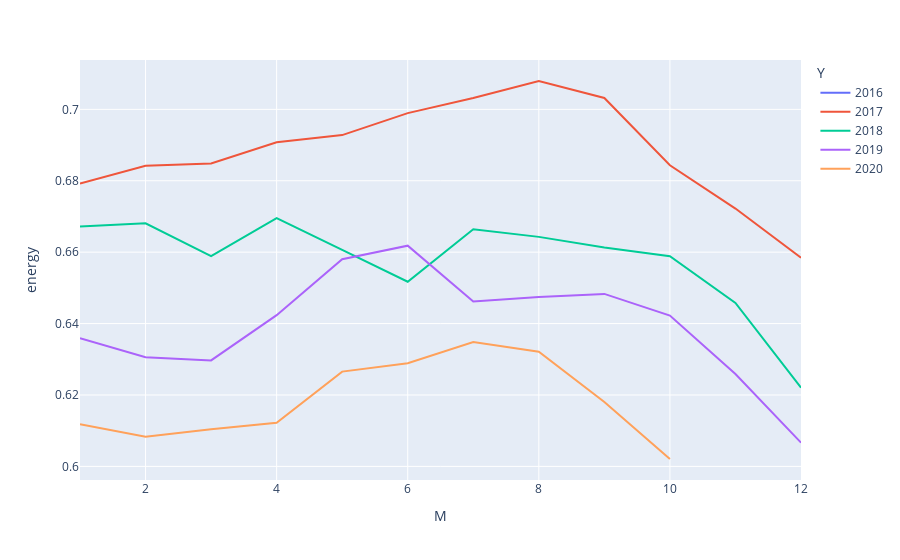

Notebook source saved alongside this figure:
### Code cell
import plotly.express as px

fig = px.line(avg_month, x="M", y="energy", color='Y')
fig.show()

### Figure 1 — Plotly figure (JSON) as saved in the notebook; plotly's stock layout.template omitted (floating-point values rounded to 4 significant figures)
{"data": [{"hovertemplate": "Y=2016<br>M=%{x}<br>energy=%{y}<extra></extra>", "legendgroup": "2016", "line": {"color": "#636efa", "dash": "solid"}, "mode": "lines", "name": "2016", "orientation": "v", "showlegend": true, "type": "scatter", "x": [12], "xaxis": "x", "y": [0.6692], "yaxis": "y"}, {"hovertemplate": "Y=2017<br>M=%{x}<br>energy=%{y}<extra></extra>", "legendgroup": "2017", "line": {"color": "#EF553B", "dash": "solid"}, "mode": "lines", "name": "2017", "orientation": "v", "showlegend": true, "type": "scatter", "x": [1, 2, 3, 4, 5, 6, 7, 8, 9, 10, 11, 12], "xaxis": "x", "y": [0.6792, 0.6842, 0.6848, 0.6908, 0.6928, 0.6989, 0.7032, 0.7079, 0.7032, 0.6843, 0.6722, 0.6584], "yaxis": "y"}, {"hovertemplate": "Y=2018<br>M=%{x}<br>energy=%{y}<extra></extra>", "legendgroup": "2018", "line": {"color": "#00cc96", "dash": "solid"}, "mode": "lines", "name": "2018", "orientation": "v", "showlegend": true, "type": "scatter", "x": [1, 2, 3, 4, 5, 6, 7, 8, 9, 10, 11, 12], "xaxis": "x", "y": [0.6672, 0.6681, 0.6589, 0.6695, 0.6606, 0.6517, 0.6664, 0.6643, 0.6613, 0.6589, 0.6458, 0.622], "yaxis": "y"}, {"hovertemplate": "Y=2019<br>M=%{x}<br>energy=%{y}<extra></extra>", "legendgroup": "2019", "line": {"color": "#ab63fa", "dash": "solid"}, "mode": "lines", "name": "2019", "orientation": "v", "showlegend": true, "type": "scatter", "x": [1, 2, 3, 4, 5, 6, 7, 8, 9, 10, 11, 12], "xaxis": "x", "y": [0.6359, 0.6306, 0.6297, 0.6424, 0.658, 0.6618, 0.6462, 0.6474, 0.6483, 0.6422, 0.6259, 0.6067], "yaxis": "y"}, {"hovertemplate": "Y=2020<br>M=%{x}<br>energy=%{y}<extra></extra>", "legendgroup": "2020", "line": {"color": "#FFA15A", "dash": "solid"}, "mode": "lines", "name": "2020", "orientation": "v", "showlegend": true, "type": "scatter", "x": [1, 2, 3, 4, 5, 6, 7, 8, 9, 10], "xaxis": "x", "y": [0.6118, 0.6083, 0.6104, 0.6122, 0.6265, 0.6289, 0.6349, 0.6321, 0.6181, 0.6021], "yaxis": "y"}], "layout": {"legend": {"title": {"text": "Y"}, "tracegroupgap": 0}, "margin": {"t": 60}, "xaxis": {"anchor": "y", "domain": [0, 1], "title": {"text": "M"}}, "yaxis": {"anchor": "x", "domain": [0, 1], "title": {"text": "energy"}}}}
